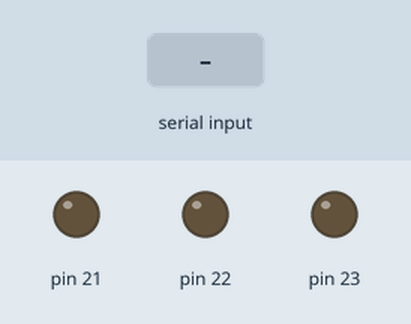
Simulated run of this sketch. Board: Arduino Mega 2560, built with avr-gcc and run on an emulated ATmega2560. Shown: output pins drawn as LEDs (lit = HIGH). The test bench sets the inputs (shaded band).

Above: at 1.2 s.
1.3 s: "1\n" received over Serial
At 1.6 s:
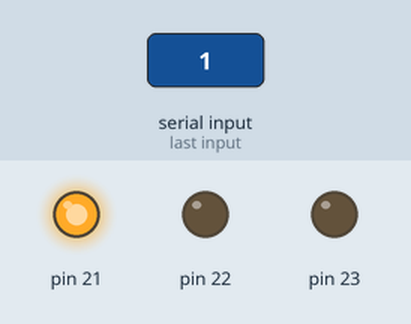
4.3 s: "2\n" received over Serial
At 5.8 s:
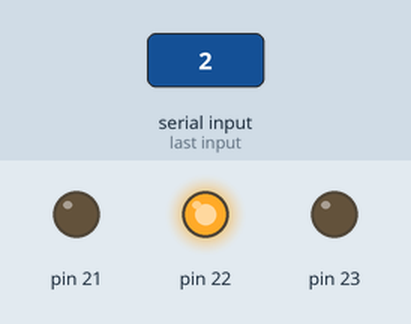
6.8 s: "3\n" received over Serial
At 10.1 s:
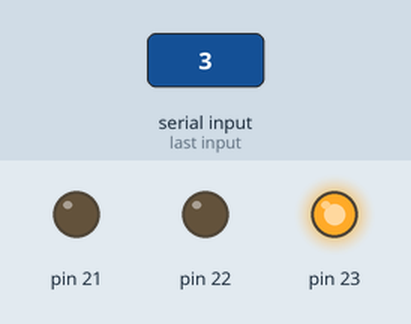
Timing chart, 0 to 12.8 s (numbered marks = the images above; inputs shaded):
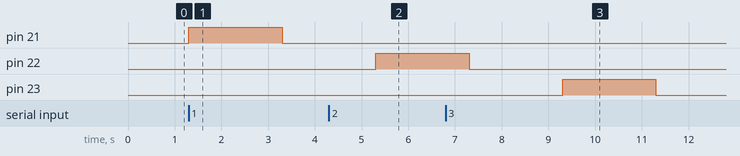

Measured:
- after the input at 1.3 s, pin 21: LOW → HIGH at once, → LOW 2.0 s later
- after the input at 4.3 s, pin 22: LOW → HIGH after 1.0 s
- after the input at 6.8 s, pin 23: LOW → HIGH after 2.5 s, → LOW 2.0 s later

The sketch:

P3a.ino
```cpp
void setup() {
Serial.begin(9600);
for(int i=21;i<=23;i++){
pinMode(i,OUTPUT);
}
}
void loop() {
int opcion;
if(Serial.available()>0){
opcion=Serial.parseInt();
switch(opcion){
case 1: digitalWrite(21,HIGH);
delay(2000);
digitalWrite(21,LOW);
delay(2000);
break;
case 2: digitalWrite(22,HIGH);
delay(2000);
digitalWrite(22,LOW);
delay(2000);
break;
case 3: digitalWrite(23,HIGH);
delay(2000);
digitalWrite(23,LOW);
delay(2000);
break;
}
}
}
```
